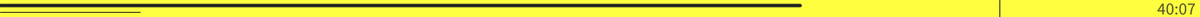
Frame 1 (no input)
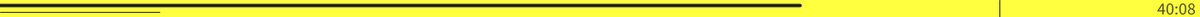
Frame 60 (the mouse pressed at the canvas centre just before this capture)
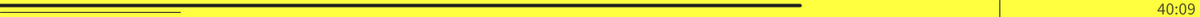
Frame 120 (the mouse held since frame 60 and released just before this capture)

The Processing sketch that drew these frames (run headless with seeded random() and noise(); from frame 60 on, the mouse is pressed at the canvas centre):

// Processing sketch: Timer
// ── Timer.pde
void setup(){
  size(1400, 20);
  stroke(32);
  textSize(20);
  textAlign(RIGHT, CENTER);
  fill(32, 200);
}


void draw(){
  int mm = minute();
  int ss = second();

  if (mm<40) {
    background(220);
  } else if (mm<45) {
    background(255, 255, 64);
  } else if (mm<50) {
    background(255, 128, 64);
  } else {
    background(255, 0, 0);
  }

  float mmEnd = map(mm, 0, 60, 0, width);
  float ssEnd = map(ss, 0, 60, 0, width);

  strokeWeight(4);
  line(0, 6, mmEnd, 6);

  strokeWeight(1);
  line(0, 14, ssEnd, 14);

  text(nf(mm, 2)+":"+nf(ss, 2), width-5, height/2);

  // -- 50 min line:
  line(map(50, 0, 60, 0, width), 0, map(50, 0, 60, 0, width), height);
}
